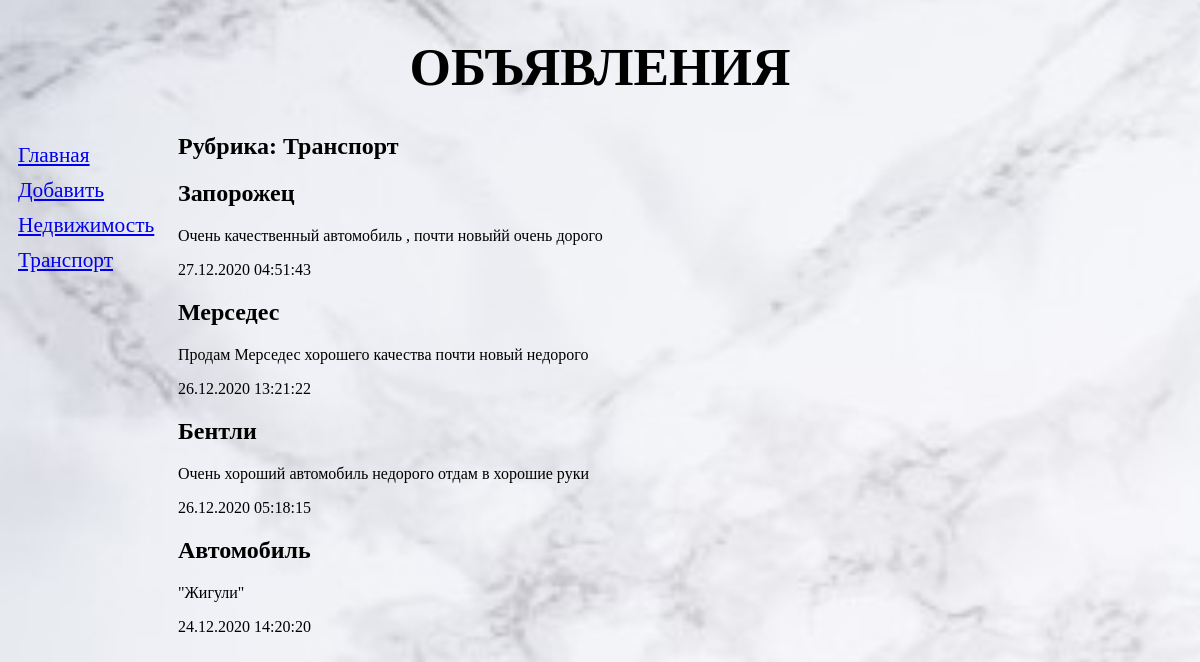
The page /bboard/2/ on the database its author committed.
### bboard/models.py (models this page shows, shortened)
class Rubric(models.Model):
    name = models.CharField(max_length=20, db_index=True, verbose_name='Название')
    class Meta:
        verbose_name_plural = 'Рубрики'
        verbose_name = 'Рубрика'
        ordering = ['name']

class Bb(models.Model):
    rubric = models.ForeignKey('Rubric', null=True, on_delete=models.PROTECT, verbose_name='Рубрика')
    title = models.CharField(max_length=50, verbose_name='Товар')
    content = models.TextField(null=True, blank=True, verbose_name='Описание')
    price = models.FloatField(null=True, blank=True, verbose_name='Цена')
    published = models.DateTimeField(auto_now_add=True, db_index=True, verbose_name='Опубликовано')
    class Meta:
        verbose_name_plural = 'Объявления'
        verbose_name = 'Объявление'
        ordering = ['-published']

### bboard/views.py (the view)
# urls.py: path('<int:rubric_id>/', by_rubric, name='by_rubric'),
def by_rubric(request, rubric_id):
    bbs = Bb.objects.filter(rubric=rubric_id)
    rubrics = Rubric.objects.all()
    current_rubric = Rubric.objects.get(pk=rubric_id)
    context = {'bbs': bbs, 'rubrics': rubrics, 'current_rubric': current_rubric}
    return render(request, 'bboard/by_rubric.html', context)

### bboard/templates/bboard/by_rubric.html (shortened to what this page needs)
{% extends "layout/basic.html" %}
{% block content %}
<h2>Рубрика: {{ current_rubric.name}}</h2>
{% for bb in bbs %}
<div>
    <h2>{{ bb.title}}</h2>
    <p>{{ bb.content }}</p>
    <p>{{ bb.published|date:"d.m.Y H:i:s" }}</p>
</div>
{% endfor %}
{% endblock %}

### bboard/templates/layout/basic.html (shortened to what this page needs)
{% load static %}
<!DOCTYPE html>
<html lang="en">
<head>
    <link rel="stylesheet" type="text/css" href="{% static 'bboard/style.css' %}">
</head>
<body>
    <header>
        <h1>Объявления</h1>
    </header>
    <nav>
        <a href="{% url 'index' %}">Главная</a>
        <a href="{% url 'add' %}">Добавить</a>
        {% for rubric in rubrics %}
        <a href="{% url 'by_rubric' rubric.pk %}">{{ rubric.name}}</a>
        {% endfor %}
    </nav>
    <section>
        {% block content %}
        {% endblock %}
    </section>
</body>
</html>

### bboard/static/bboard/style.css (style rules this page uses)
body { background: url("bg.jpg"); }
header h1 { font-size: 40pt; text-transform: uppercase; text-align: center; }
nav { font-size: 16pt; width: 150px; float: left; }
nav a { display: block; margin: 10px; }
section { margin-left: 170px; }

### rows shown on the page
Rubric: name "Недвижимость"
Rubric: name "Транспорт"
Bb: title "Запорожец", content "Очень качественный автомобиль , почти новыйй очень дорого", published "27.12.2020 04:51:43"
Bb: title "Мерседес", content "Продам Мерседес хорошего качества почти новый недорого", published "26.12.2020 13:21:22"
Bb: title "Бентли", content "Очень хороший автомобиль недорого отдам в хорошие руки", published "26.12.2020 05:18:15"
Bb: title "Автомобиль", content "\"Жигули\"", published "24.12.2020 14:20:20"
